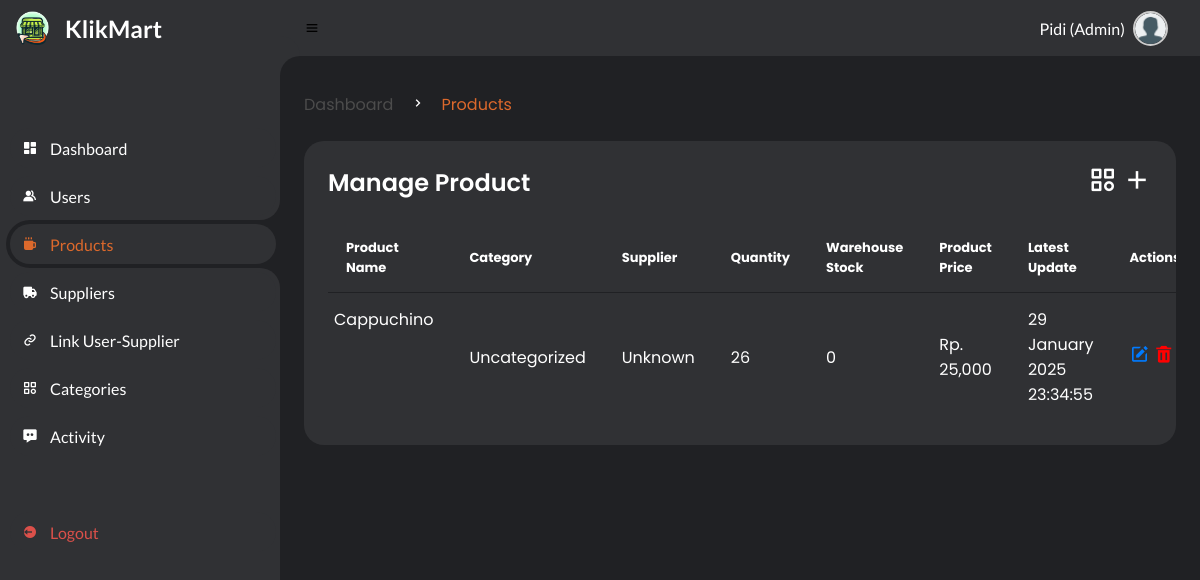
Screenshot of /pages/products.php (signed in) with the database file from the repository.
### tables this page shows
CREATE TABLE `products` (
  `id` int(11) NOT NULL,
  `nama_produk` varchar(45) DEFAULT NULL,
  `harga_produk` int(11) DEFAULT NULL,
  `created_at` timestamp NOT NULL DEFAULT current_timestamp(),
  `updated_at` timestamp NOT NULL DEFAULT current_timestamp() ON UPDATE current_timestamp(),
  `jumlah` int(11) DEFAULT 0,
  `warehouse_stock` int(11) DEFAULT 0,
  `kode_unik` varchar(255) DEFAULT NULL,
  `kategori_id` int(11) DEFAULT NULL,
  `supplier_id` int(11) DEFAULT NULL
);

### config/controller.php (called while the page is built, shortened)
<?php
function select($query)
{
    global $db;
    $result = mysqli_query($db, $query);
    $rows = [];
    while ($row = mysqli_fetch_assoc($result)) {
        $rows[] = $row;
    }
    return $rows;
}
function column_exists($table, $column)
{
    global $db;
    $safe_table = mysqli_real_escape_string($db, $table);
    $safe_column = mysqli_real_escape_string($db, $column);
    $result = mysqli_query($db, "SHOW COLUMNS FROM `{$safe_table}` LIKE '{$safe_column}'");
    return $result && mysqli_num_rows($result) > 0;
}

### pages/products.php (the view, shortened to what this page needs)
<?php
include '../layout/header.php';
$has_supplier_id = column_exists('products', 'supplier_id');
$has_warehouse_stock = column_exists('products', 'warehouse_stock');
$supplier_select = $has_supplier_id ? 's.name AS supplier_name' : 'NULL AS supplier_name';
$supplier_join = $has_supplier_id ? 'LEFT JOIN suppliers s ON p.supplier_id = s.id' : '';
$warehouse_select = $has_warehouse_stock ? 'p.warehouse_stock' : '0 AS warehouse_stock';
$product = select("SELECT p.*, c.nama_kategori, {$supplier_select}, {$warehouse_select}
                  FROM products p
                  LEFT JOIN kategori_produk c ON p.kategori_id = c.id
                  {$supplier_join}");
?>
<section id="content">
    <main>
        <div class="head-title">
            <div class="left">
                <ul class="breadcrumb">
                    <li>
                        <a href="#">Dashboard</a>
                    </li>
                    <li><i class='bx bx-chevron-right'></i></li>
                    <li>
                        <a class="active" href="#">Products</a>
                    </li>
                </ul>
            </div>
        </div>
        <div class="table-data">
            <div class="order">
                <div class="head">
                    <h3>Manage Product</h3>
                    <?php if ($_SESSION['level'] == "admin") : ?>
                    <div>
                        <a href="manage-categories.php" class="me-2"><i class='bx bx-category text-white' style="font-size:30px;"></i></a>
                        <a href="add-products.php"><i class='bx bx-plus text-white' style="font-size:30px;"></i></a>
                    </div>
                    <?php endif; ?>
                </div>
                <table>
                    <thead>
                        <tr>
                            <th>Product Name</th>
                            <th>Category</th>
                            <th>Supplier</th>
                            <th>Quantity</th>
                            <th>Warehouse Stock</th>
                            <th>Product Price</th>
                            <th>Latest Update</th>
                            <?php if ($_SESSION['level'] == "admin") : ?>
                            <th>Actions</th>
                            <?php endif; ?>
                        </tr>
                    </thead>
                    <tbody>
                        <?php foreach ($product as $products): ?>
                        <tr>
                            <td><?php echo htmlspecialchars($products['nama_produk']); ?></td>
                            <td><?php echo htmlspecialchars($products['nama_kategori'] ?? 'Uncategorized'); ?></td>
                            <td><?php echo htmlspecialchars($products['supplier_name'] ?? 'Unknown'); ?></td>
                            <td><?php echo $products['jumlah']; ?></td>
                            <td><?php echo $products['warehouse_stock']; ?></td>
                            <td>Rp. <?php echo number_format($products["harga_produk"]); ?></td>
                            <td><?php echo date('d F Y H:i:s', strtotime($products['updated_at'])); ?></td>
                            <?php if ($_SESSION['level'] == "admin") : ?>
                            <td class="text-center">
                                <a href="update-products.php?id=<?= $products['id']; ?>"><i class='bx bxs-edit text-blue' style="font-size:20px;"></i></a>
                                <a href="../db/db-delete-product.php?id=<?= $products['id']; ?>" onclick="return confirm('Are you sure you want to delete this product?');"><i class='bx bxs-trash text-red' style="font-size:20px;" name="delete_product"></i></a>
                            </td>
                            <?php endif; ?>
                        </tr>
                        <?php endforeach; ?>
                    </tbody>
                </table>
            </div>
        </div>
    </main>
</section>

### style/style.css (style rules this page uses)
* { margin: 0; padding: 0; box-sizing: border-box; }
a { text-decoration: none; }
li { list-style: none; }
:root { --light: #303134; --oren: #DC692C; --link: #CFE8FF; --grey: #202124; --dark-grey: #4C4C4C; --dark: #ffffff; --red: #DB504A; --yellow: #ffffff; --light-yellow: #a88d32; --orange: #FD7238; --light-orange: #FFE0D3; }
html { overflow-x: hidden; }
body { background: var(--grey); overflow-x: hidden; }
#content { position: relative; width: calc(100% - 280px); left: 280px; transition: .3s ease; }
#content main { width: 100%; padding: 36px 24px; font-family: 'Poppins', sans-serif; max-height: calc(100vh - 56px); overflow-y: auto; }
#content main .head-title { display: flex; align-items: center; justify-content: space-between; grid-gap: 16px; flex-wrap: wrap; }
#content main .head-title .left .breadcrumb { display: flex; align-items: center; grid-gap: 16px; }
#content main .head-title .left .breadcrumb li { color: var(--dark); }
#content main .head-title .left .breadcrumb li a { color: var(--dark-grey); pointer-events: none; }
#content main .head-title .left .breadcrumb li a.active { color: var(--oren); pointer-events: unset; }
#content main .table-data { display: flex; flex-wrap: wrap; grid-gap: 24px; margin-top: 24px; width: 100%; color: var(--dark); }
#content main .table-data > div { border-radius: 20px; background: var(--light); padding: 24px; overflow-x: auto; }
#content main .table-data .head { display: flex; align-items: center; grid-gap: 16px; margin-bottom: 24px; }
#content main .table-data .head h3 { margin-right: auto; font-size: 24px; font-weight: 600; }
#content main .table-data .head .bx { cursor: pointer; }
#content main .table-data .order { flex-grow: 1; flex-basis: 500px; }
#content main .table-data .order table { width: 100%; border-collapse: collapse; }
#content main .table-data .order table th { padding-bottom: 12px; font-size: 13px; text-align: left; border-bottom: 1px solid var(--grey); }
#content main .table-data .order table td { padding: 16px 0; }
#content main .table-data .order table tr td:first-child { display: flex; align-items: center; grid-gap: 12px; padding-left: 6px; }
.text-red { color: #ff0000; }
#content main .table-data .order table th, #content main .table-data .order table td { padding: 14px 18px; }

### pages/products.php (style rules this page uses)
.text-white { color: #ffffff; }
.text-blue { color: #007bff; }
.text-red { color: #ff0000; }

### rows the page displays
products: nama_produk "Cappuchino", nama_kategori "Uncategorized", supplier_name "Unknown", jumlah "26", warehouse_stock "0", harga_produk "25,000", updated_at "29 January 2025 23:34:55"

### other values shown
$_SESSION['nama'] "Pidi (Admin)"
